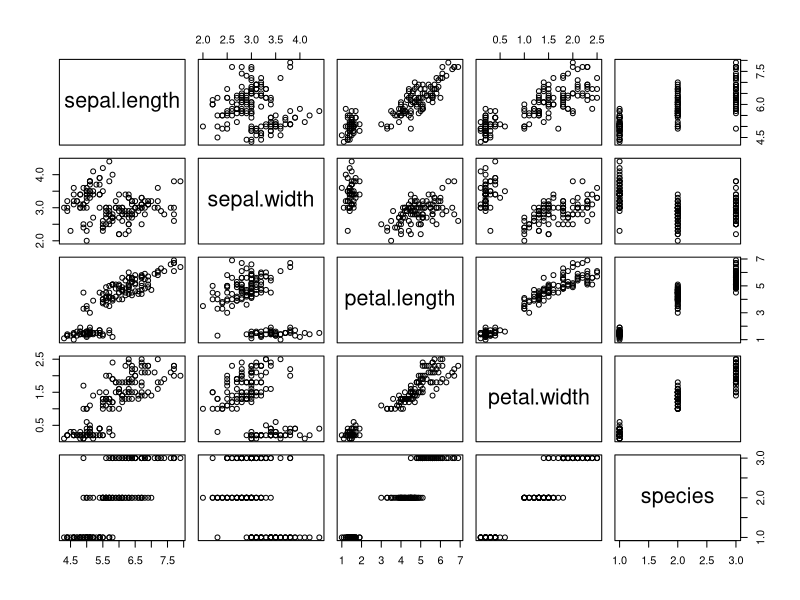
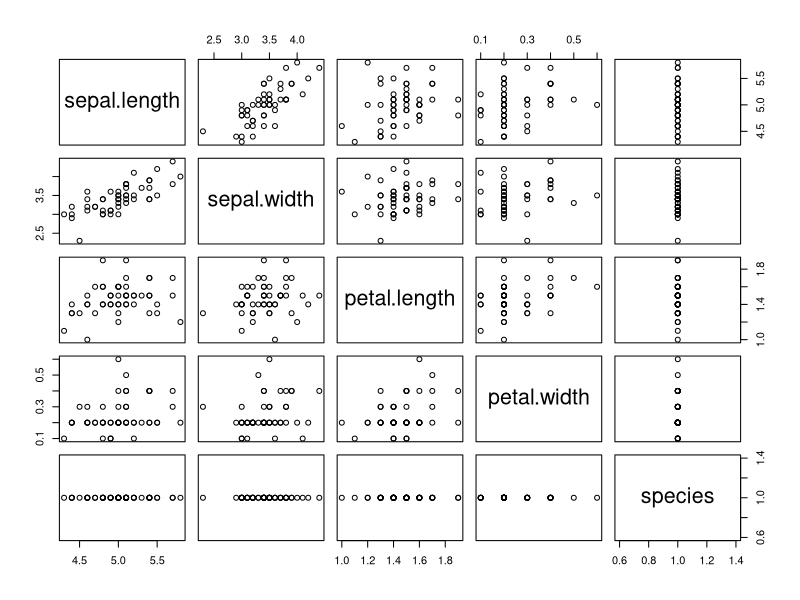
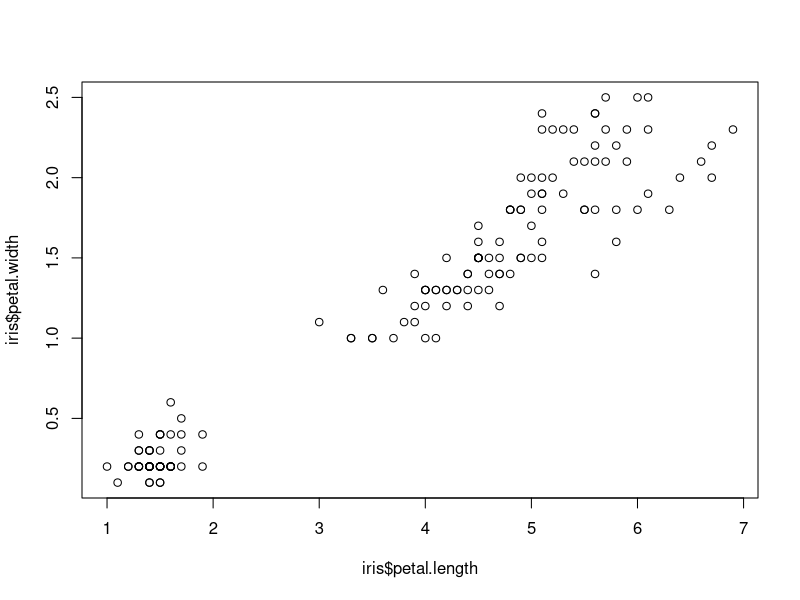
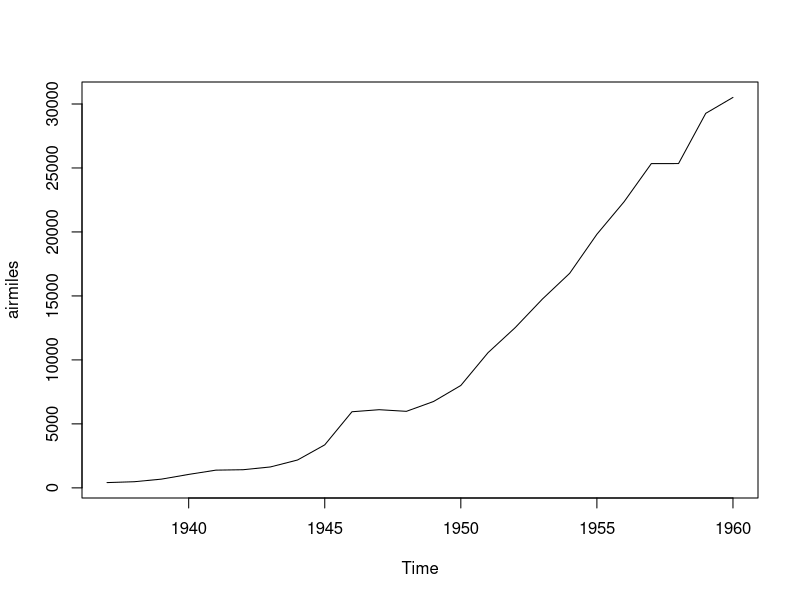
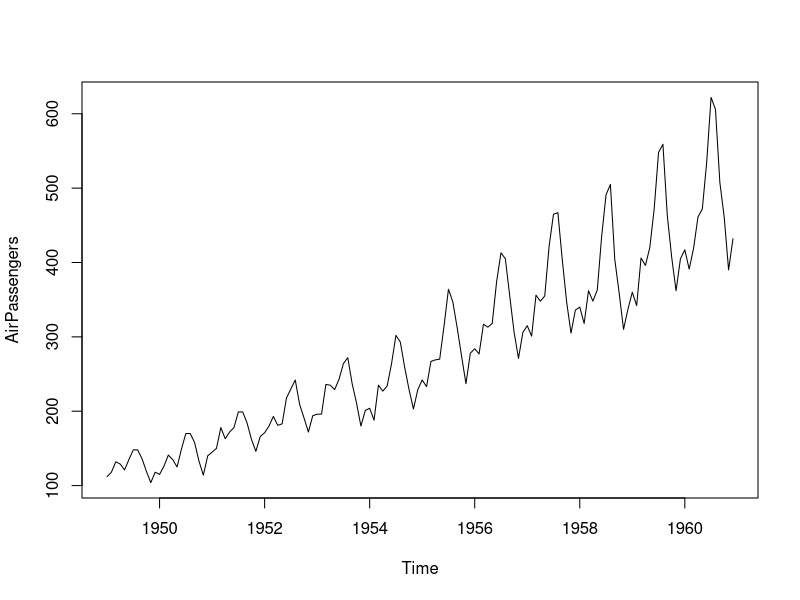

Generate these figures, in order, with R:
## ---- chunk 1
# get the data of the whole dataset
library(datasets)
data("iris")
## ---- chunk 2
summary(iris)
## ---- chunk 3
# attaching library dplyr to use filter() function
library(dplyr)
# to make it more usable to call the names of the columns making it to lowercase 
names(iris) <- tolower(names(iris))
# creating dataframe with setosa rows only
setosa <- filter(iris, species == "setosa")
# show top-6 values of the obtained dataframe ordered by the ascending of the index
head(setosa)
## ---- chunk 4
summary(setosa)
## ---- chunk 5
plot(iris)
## ---- chunk 6
plot(setosa)
## ---- chunk 7
plot(iris$petal.length, iris$petal.width)
## ---- chunk 8
library(datasets)
data("airmiles")
plot(airmiles)

## ---- chunk 9
library(datasets)
data("AirPassengers")
plot(AirPassengers)
